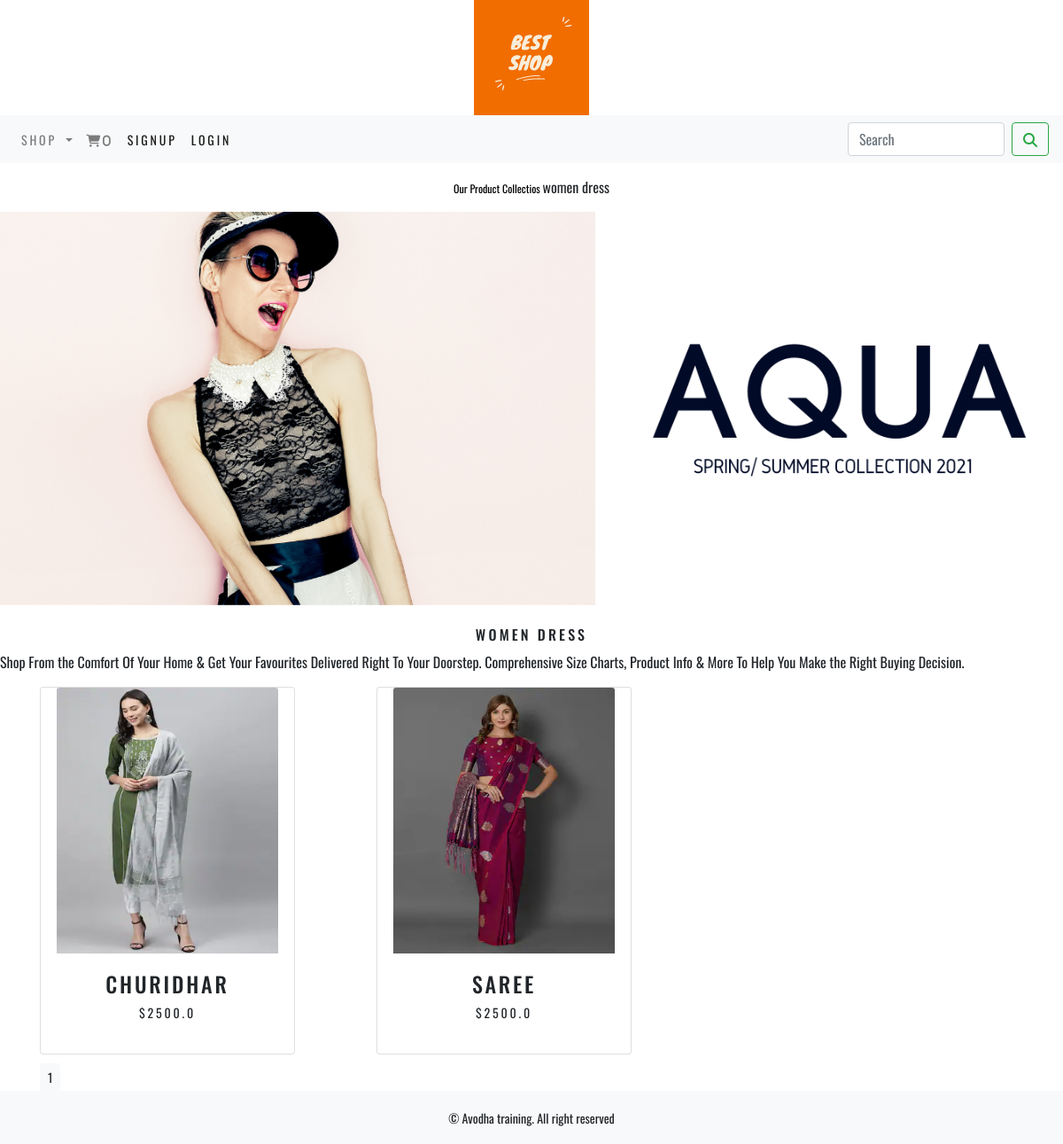
The page /ecommerceapp/women-dress/ on the database its author committed.
### ecommerceapp/models.py (models this page shows, shortened)
class category(models.Model):
    name = models.CharField(max_length=250, unique=True)
    slug = models.SlugField(max_length=250, unique=True)
    desc = models.TextField(blank=True)
    image = models.ImageField(upload_to="category", blank=True)
    class Meta:
        ordering = ('name',)
        verbose_name = 'category'
        verbose_name_plural = 'categories'
    def get_url(self):
        return reverse("ecommerceapp:products_by_category", args=[self.slug])

class product(models.Model):
    name = models.CharField(max_length=250, unique=True)
    slug = models.SlugField(max_length=250, unique=True)
    desc = models.TextField(blank=True)
    image = models.ImageField(upload_to="Product", blank=True)
    category = models.ForeignKey(category, on_delete=models.CASCADE)
    price = models.FloatField()
    stock = models.IntegerField()
    available = models.BooleanField(default=True)
    created = models.DateTimeField(auto_now=True)
    class Meta:
        ordering = ('name',)
        verbose_name = 'product'
        verbose_name_plural = 'products'
    def get_url(self):
        return reverse("ecommerceapp:ProdCatDetail",args=[self.category.slug,self.slug])

### ecommerceapp/views.py (the view)
# urls.py: path('',views.allProdCat,name="allProdCat"),
def allProdCat(request, c_slug=None):
    global products
    c_page = None
    products_list = None
    if c_slug != None:
        c_page = get_object_or_404(category, slug=c_slug)
        products_list = product.objects.filter(category=c_page, available=True)
    else:
        products_list = product.objects.all().filter(available=True)
    paginator = Paginator(products_list, 3)
    try:
        page = int(request.GET.get('page', '1'))
    except:
        page = 1
    try:
        products = paginator.page(page)
    except(EmptyPage, InvalidPage):
        products = paginator.page(paginator.num_pages)
    return render(request, "category.html", {'category': c_page, 'products': products})

### cart/context_processors.py (called while the page is built)
def counter(request):
    item_count = 0
    if 'admin' in request.path:
        return {}
    else:
        try:
            cart = Cart.objects.filter(cart_id=_cart_id(request))
            cart_items = CartItem.objects.all().filter(cart=cart[:1])
            for cart_item in cart_items:
                item_count+=cart_item.quantity
        except Cart.DoesNotExit:
            item_count = 0
        return dict(item_count=item_count)

### cart/views.py (called while the page is built)
def _cart_id(request):
    cart = request.session.session_key
    print(cart)
    if not cart:
        cart = request.session.create()
    return cart

### ecommerceapp/context_processors.py (called while the page is built)
def menu_links(request):
    links = category.objects.all()
    return dict(links=links)

### templates/category.html (shortened to what this page needs)
{% extends 'base.html' %}
{% load static %}
{% block content %}
    {% if category %}
        <div class="row my_row_class">
            <div class="mx-auto">
                <p><a href="{% url 'ecommerceapp:allProdCat' %}">Our Product Collectios </a>{{ category.name }}</p>
            </div>
        </div>
    {% endif %}
<div class="mx-auto">
    {% if category %}
        <img class="my_image" src="{{category.image.url}}" alt="{{category.name}}">
</div><br>
<div>
    <h1 class="text-center my_title">{{category.name}}</h1>
    <p class="text-justify">{{category.desc}}</p>
</div>
{% endif %}
<div class="container">
    <div class="row max-auto">
        {% for product in products.object_list %}
        <div class="my_bottom_margin col-9 col-sm-12 col-md-4 col-lg-4">
            <div class="card text-center" style="width: 18rem;">
                <a href="{{product.get_url}}"><img src="{{product.image.url}}" style="height:300px;width:250px;" class="card-img-top my_image" alt="{{product.name}}"></a>
                <div class="card-body">
                    <h4>{{product.name}}</h4>
                    <p>${{product.price}}</p>
                </div>
            </div>
        </div>
        {% endfor %}
     </div>
    <div class="mx-auto">
        {% for pg in products.paginator.page_range %}
        <a href="?page={{pg}}" class="btn btn-light btn-sm {% if products.number == pg %} activate {% endif %}">{{pg}}</a>
        {% endfor %}
    </div>
 </div>
{% endblock %}

### static/css/custom.css (style rules this page uses)
body { font-family: 'Oswald', sans-serif; }
.my_row_class { padding-top:15px; }
.my_row_class .mx-auto p a { color:#000; font-size:12px; text-decoration:none; }
.my_image { width:100%; height:auto; }
.my_title { font-size:16px; text-transform:uppercase; letter-spacing:.2em; }
.my_bottom_margin { margin-bottom:10px; }
.card-body { font-size:14px; text-transform:uppercase; letter-spacing:.2em; }

### rows shown on the page
category: name "women dress", image (picture), name "WOMEN DRESS", desc "Shop From the Comfort Of Your Home & Get Your Favourites Delivered Right To Your Doorstep. Comprehensive Size Charts, Product Info & More To Help You Make the Right Buying Decision."
product: image (picture), name "CHURIDHAR", price "2500.0"
product: image (picture), name "SAREE", price "2500.0"

### other values the page prints
{{ item_count }} "0"
{{ pg }} "1"
